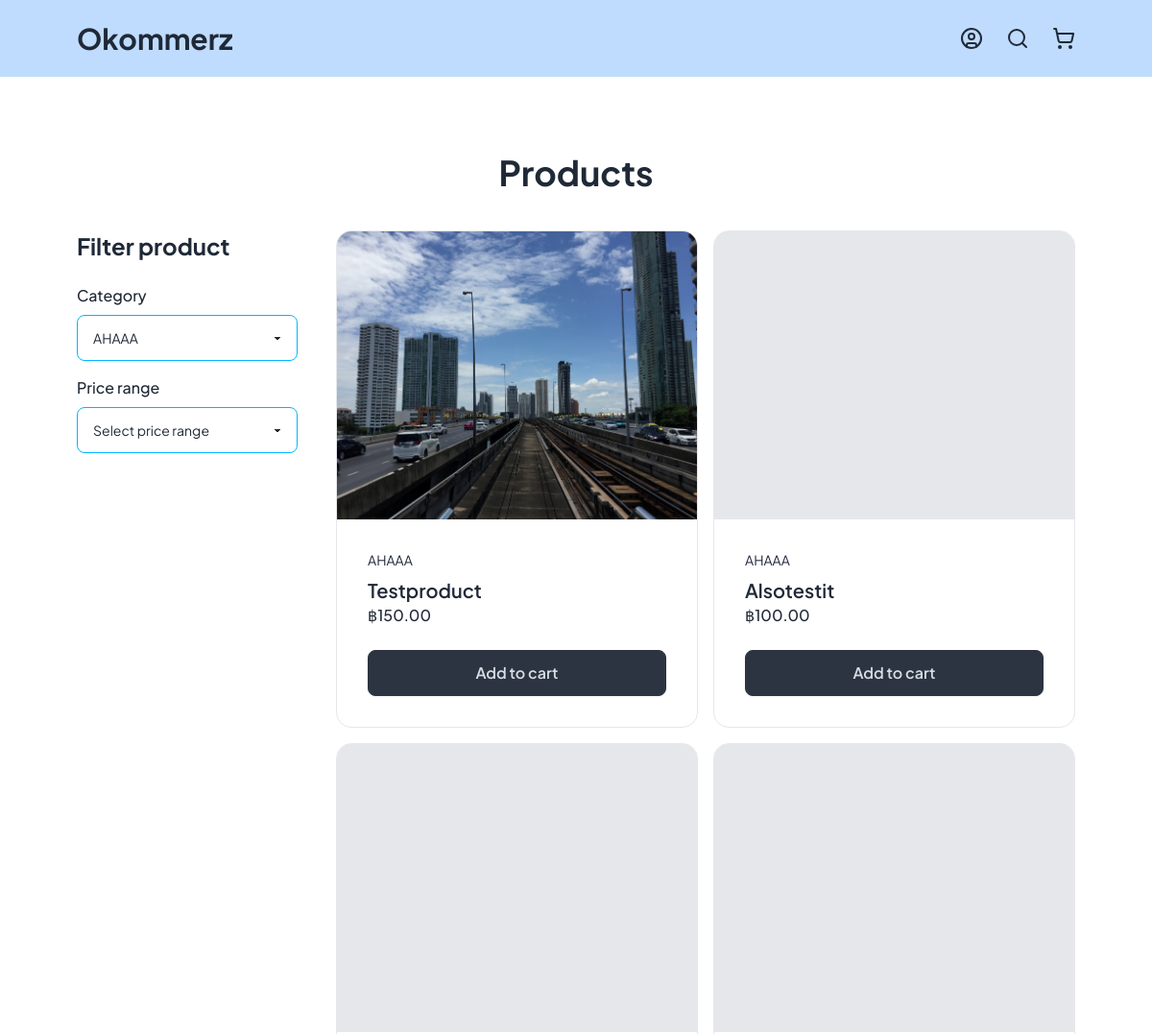
The app's page / (upper part), older data.
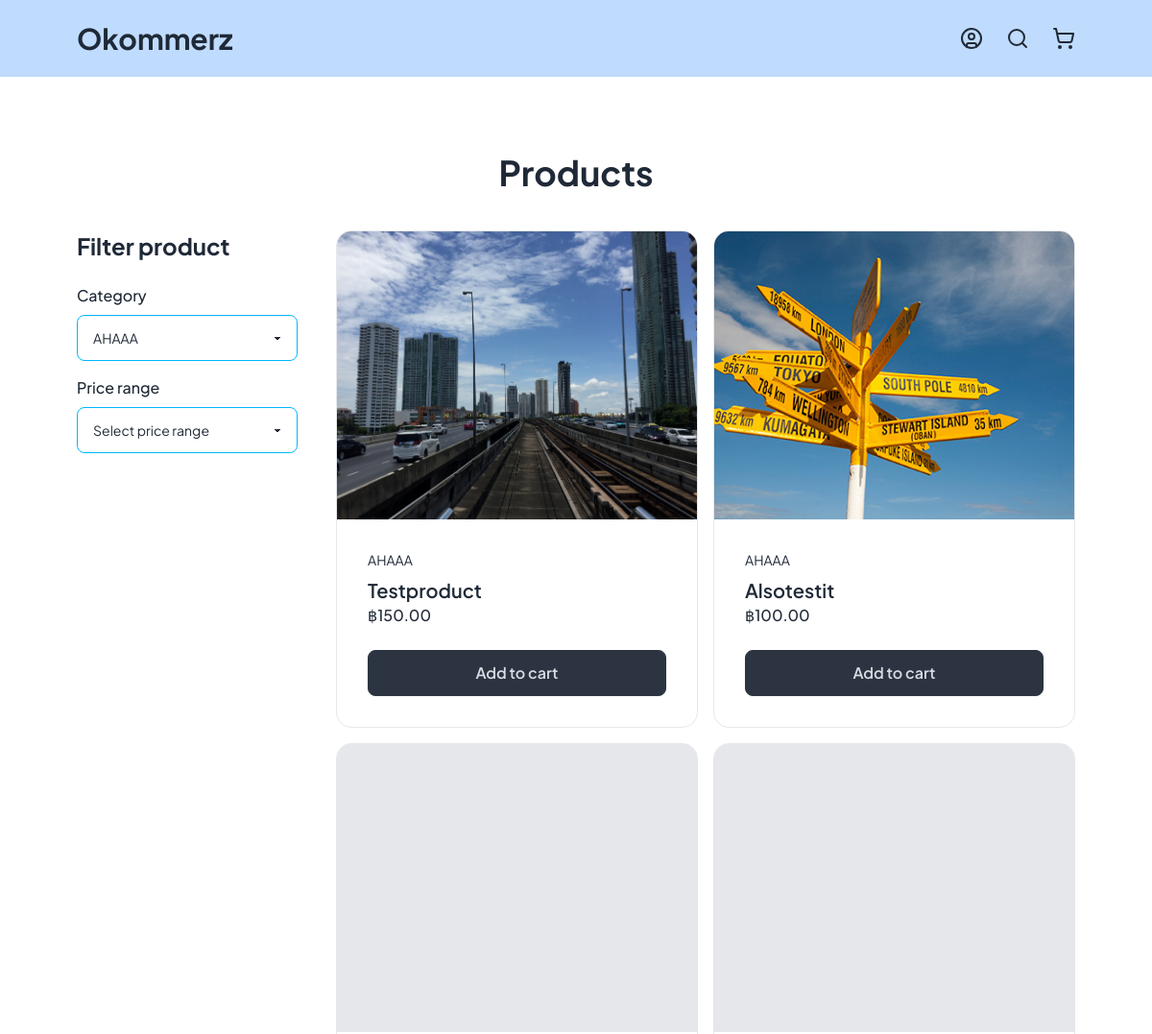
The same page, newer data.
### products/models.py (models this page shows, shortened)
class ProductItem(models.Model):
    product_name = models.CharField(max_length=255)
    description = models.TextField(blank=True, null=True)
    amount = models.IntegerField(default=1)
    product_category = models.ForeignKey(ProductCategory, related_name='product_name', on_delete=models.CASCADE)
    regular_price = models.DecimalField(max_digits=10,decimal_places=2)
    sales_price = models.DecimalField(max_digits=10,decimal_places=2,blank=True,null=True)
    product_image = models.ImageField(upload_to='', blank=True, null=True)
    additional_detail = models.TextField(blank=True, null=True)
    created_at = models.DateTimeField(auto_now_add=True)
    updated_at = models.DateTimeField(auto_now=True)

class ProductCategory(models.Model):
    category = models.CharField(max_length=255, unique=True)
    class Meta:
        verbose_name_plural = "Product categories"
    def __str__(self):
        return self.category

### products/views.py (the view)
# urls.py: path('', views.shop),
def shop(request):
    num_of_products = 6
    carousels = MarketingCampaign.objects.all()
    categories = ProductCategory.objects.all()
    products = ProductItem.objects.all()
    return render(request, 'shop.html', {'carousels': carousels, 'products': products, 'categories': categories, 'num_of_products': num_of_products})

### products/templates/shop.html (shortened to what this page needs)
{% extends 'base.html' %}
{% block content %}
<h1 class='text-4xl font-bold text-center mb-10'>Products</h1>
<section class='grid grid-cols-1 lg:grid-cols-4 xl:grid-cols-5 gap-y-10 lg:gap-10'>
  <div class='col-span-1'>
    <h2 class='text-2xl font-bold mb-6'>Filter product</h2>
    <div class='flex flex-col gap-y-2'>
      <label for='filter_cate' class='font-medium'>Category</label>
      <select class="select select-info w-full" id='filter_cate'>
        {% for category in categories %}
        <option value={{ category }}>{{ category }}</option>
        {% endfor %}
      </select>
    </div>
    <div class='flex flex-col gap-y-2 mt-4'>
      <label for='filter_price' class='font-medium'>Price range</label>
      <select class="select select-info w-full">
        <option selected>Select price range</option>
      </select>
    </div>
  </div>
  <div class='col-span-3 xl:col-span-4'>
    <div class='grid lg:grid-cols-2 xl:grid-cols-3 gap-4'>
      {% if products|length > 0 %}
        {% for product in products %}
          <div class="card bg-base-100 hover:shadow-lg border overflow-hidden">
            <a href="product/{{ product.id }}">
            {% if product.product_image %}
              <figure><img src="{{ product.product_image.url }}" alt="{{ product.product_image.url }}" class='min-h-[300px] h-[300px] object-cover w-full'/></figure>
            {% else %}
              <div class='bg-gray-200 max-w-full min-h-[300px] h-full'></div>
            {% endif %}
            </a>
            <div class="card-body">
              <p class='text-sm'>{{ product.product_category }}</p>
              <div class='mb-4'>
                <a href="product/{{ product.id }}">
                  <h2 class="card-title">{{ product.product_name }}</h2>
                </a>
                {% if product.sales_price %}
                <div class='inline-flex items-center gap-x-2'>
                  <p class='line-through text-red-400 text-sm'>฿{{ product.regular_price }}</p>
                  <p class='font-medium'>฿{{ product.sales_price }}</p>
                </div>
                {% else %}
                  <p class='font-medium'>฿{{ product.regular_price }}</p>
                {% endif %}
              </div>
              <div class="card-actions">
                <button class="btn btn-neutral w-full text-base">Add to cart</button>
              </div>
            </div>
          </div>
        {% endfor %}
      {% else %}
        <h1>There are no products you are looking for.</h1>
      {% endif %}
    </div>
  </div>
</section>
{% endblock %}

Row changes from the older to the newer data that the page shows:
changed ProductItem "Alsotestit": product_image empty → "signpost.jpg" (drawn); product_image: picture added
